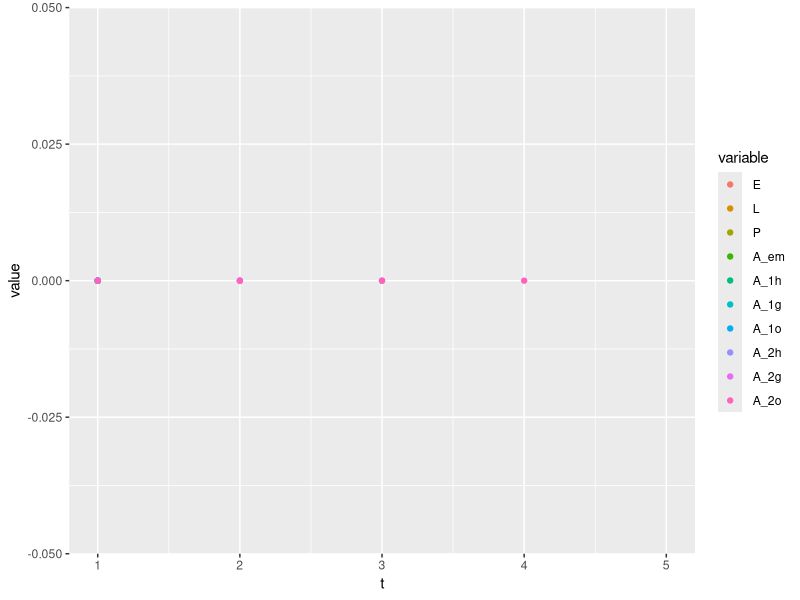

Reproduce this figure in R.
# Modello Tran 2013

rm(list = ls())

library(deSolve)
library(ggplot2)
library(reshape2) 

#parameters (Tran 2013)

beta_1 = 95 # Number of eggs laid by ovipositing nulliparous females (per female)
beta_2 = 75 # Number of eggs laid by ovipositing parous females (per female)
K_L = 250000 # Standard environment carrying capacity for larvae (larvae ha−1)
K_P = 250000 # Standard environment carrying capacity for pupae (pupae ha−1)
sigma = 0.5 # Sex-ratio at the emergence
mu_E = 0.05 # Egg mortality rate (day−1)
mu_L = 0.08 # Minimum larva mortality rate (day−1)
mu_P = 0.03 # Minimum pupa mortality rate (day−1)
mu_em = 0.1 # Mortality rate during adult emergence (day−1)
mu_A = 0.02 # Minimum adult mortality rate (day−1)
mu_r = 0.08 # Adult mortality rate related to seeking behavior (day−1)
T_E = 10.4 # Minimal temperature needed for egg development (°C)
TDD_E = 110 # Total number of degree-day necessary for egg development (°C)
gamma_Aem = 0.4 # Development rate of emerging adults (day−1)
gamma_Ah = 0.2 # Transition rate from host-seeking to engorged adults (day−1)
gamma_Ao = 0.2 # Transition rate from oviposition site-seeking to host-seeking adults (day−1)
T_Ag = 10 # Minimal temperature needed for egg maturation (°C)
TDD_Ag = 77 # Total number of degree-days necessary for egg maturation (°C)
t_s = 31+28+10 # Start of the favorable season - 10 Mar
t_end = 31+28+31+30+31+30+31+31+30 # End of the favorable season - 30 Sept

t_s = 1 # simulate mmmultiple year
t_end = 365*4


# T and P
d = t_s:t_end
temp = 15 - 13*cos(d/365*2*pi); # temperatura sinusoidale, min 1 gen = 2 gradi, max 1 lug = 28
prec = temp*rep(c(0,0,0,1), floor(395/4))[1:(t_end-t_s+1)] # piove ogni 4 giorni con questa forma strana

# p cumulated over 2 weeks and normalized between 0 and 1 (over a year?)
p_cumm = sapply(1:length(prec), function(x){return(sum(prec[max(1,x-13):x]))})
p_cumm_norm = p_cumm/max(p_cumm)

# functions

f_E = (temp-T_E)/TDD_E *(temp-T_E>0) # Transition function from egg to larva
f_L = - 0.0007*temp^2 + 0.0392 * temp - 0.3911 # Transition function from larva to pupa

# WARNING 1: this function souhld be > 0
f_L = pmax(0, f_L)

f_P = 0.0008*temp^2 - 0.0051 * temp + 0.0319 # Transition function from pupa to emerging adult
f_Ag = (temp-T_Ag)/TDD_Ag *(temp-T_Ag>0) # Transition function from engorged adult to oviposition site—seeking adult
m_L = exp(-temp/0.5) + mu_L # Larva mortality (day−1)
m_P = exp(-temp/0.5) + mu_P # Pupa mortality rate (day−1)
m_A = pmax(mu_A, 0.04417 + 0.00217*temp) # Adult mortality rate (day−1)
k_L = K_L*(p_cumm_norm+1) # Environment carrying capacity of larvae (ha−1)
k_P = K_P*(p_cumm_norm+1) # Environment carrying capacity of pupae (ha−1)

n_s = 1 # number of locations (added; 1 for no dimension)

# list with parameters to be passed to the ODE system
parms = list(beta_1 = beta_1,
             beta_2 = beta_2,
             K_L = K_L,
             K_P = K_P,
             sigma = sigma,
             mu_E = mu_E,
             mu_em = mu_em,
             mu_r = mu_r,
             gamma_Aem = gamma_Aem,
             gamma_Ah = gamma_Ah,
             gamma_Ao = gamma_Ao,
             f_E = f_E,
             f_L = f_L,
             f_P = f_P,
             f_Ag = f_Ag,
             m_L = m_L,
             m_P = m_P,
             m_A = m_A,
             k_L = k_L,
             k_P = k_P,
             n_s = n_s,
             t_s = t_s) 

df <- function(t, x, parms) {
  
  # initial conditions and paramters
  with(parms, { 
    
    E = x[(1+n_s*0):(1*n_s)]
    L = x[(1+n_s*1):(2*n_s)]
    P = x[(1+n_s*2):(3*n_s)]
    A_em = x[(1+n_s*3):(4*n_s)]
    A_1h = x[(1+n_s*4):(5*n_s)]
    A_1g = x[(1+n_s*5):(6*n_s)]
    A_1o = x[(1+n_s*6):(7*n_s)]
    A_2h = x[(1+n_s*7):(8*n_s)]
    A_2g = x[(1+n_s*8):(9*n_s)]
    A_2o = x[(1+n_s*9):(10*n_s)]
    
    t_n = t[1]-t_s+1 # time of numerical integration
    
    # ODE definition 
    dE = gamma_Ao*(beta_1*A_1o + beta_2*A_2o) - (mu_E + f_E[t_n])*E
    dL = f_E[t_n]*E - (m_L[t_n]*(1+L/k_L[t_n]) + f_L[t_n])*L
    dP = f_L[t_n]*L - (m_P[t_n] + f_P[t_n])*P
    dA_em = f_P[t_n]*P*sigma*exp(-mu_em*(1+P/k_P[t_n])) - (m_A[t_n]+gamma_Aem)*A_em
    dA_1h = gamma_Aem*A_em - (m_A[t_n] + mu_r + gamma_Ah)*A_1h
    dA_1g = gamma_Ah*A_1h - (m_A[t_n] + f_Ag[t_n])*A_1g
    dA_1o = f_Ag[t_n]*A_1g - (m_A[t_n] + mu_r + gamma_Ao)*A_1o
    dA_2h = gamma_Ao*(A_1o + A_2o) - (m_A[t_n] + mu_r + gamma_Ah)*A_2h
    dA_2g = gamma_Ah*A_2h - (m_A[t_n] + f_Ag[t_n])*A_2g
    dA_2o = f_Ag[t_n]*A_2g - (m_A[t_n] + mu_r + gamma_Ao)*A_2o
    
    dx <- c(dE, dL, dP, dA_em, dA_1h, dA_1g, dA_1o, dA_2h, dA_2g, dA_2o)
    
    return(list(dx))})
}

# System initialization
E0 = max(k_P)
L0 = 0
P0 = 0
A_em0 = 0
A_1h0 = 0
A_1g0 = 0
A_1o0 = 0
A_2h0 = 0
A_2g0 = 0
A_2o0 = 0

l_sim = 365

X_0 = c(E0, L0, P0, A_em0, A_1h0, A_1g0, A_1o0, A_2h0, A_2g0, A_2o0)

#integration
Sim <- as.data.frame(ode(X_0, d, df, parms))

#plot
colnames(Sim) = c("t", " E", " L", " P", " A_em", " A_1h", " A_1g", " A_1o", " A_2h", " A_2g", " A_2o")
Sim_m = reshape2::melt(Sim, id = 't')

ggplot(Sim_m, aes(x = t, y = value, color = variable))+
  geom_point()
